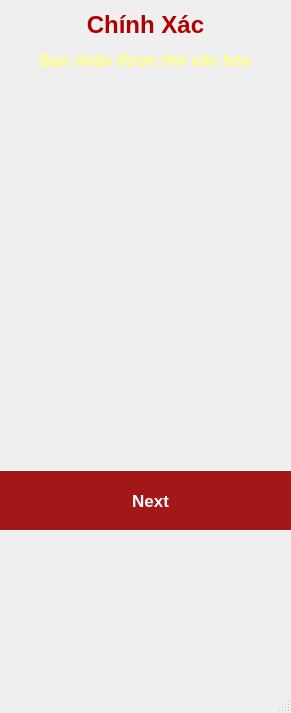
<?xml version="1.0" encoding="UTF-8"?>
<ui version="4.0">
 <class>MainWindow</class>
 <widget class="QMainWindow" name="MainWindow">
  <property name="geometry">
   <rect>
    <x>0</x>
    <y>0</y>
    <width>291</width>
    <height>713</height>
   </rect>
  </property>
  <property name="windowTitle">
   <string>MainWindow</string>
  </property>
  <widget class="QWidget" name="centralwidget">
   <widget class="QPushButton" name="pushButton_Next">
    <property name="geometry">
     <rect>
      <x>-10</x>
      <y>470</y>
      <width>321</width>
      <height>61</height>
     </rect>
    </property>
    <property name="font">
     <font>
      <pointsize>13</pointsize>
      <weight>75</weight>
      <bold>true</bold>
     </font>
    </property>
    <property name="mouseTracking">
     <bool>false</bool>
    </property>
    <property name="tabletTracking">
     <bool>false</bool>
    </property>
    <property name="styleSheet">
     <string notr="true">QPushButton {
	font-weight: bold;
    background-color: rgb(162, 23, 23);
    color: white;
    border: 1px solid white;
}

QPushButton:hover {
    background-color: #D62828;
    color: yellow;
}

QPushButton:pressed {
    background-color: #B02A2A;
}</string>
    </property>
    <property name="text">
     <string>Next</string>
    </property>
    <property name="iconSize">
     <size>
      <width>90</width>
      <height>90</height>
     </size>
    </property>
   </widget>
   <widget class="QLabel" name="label">
    <property name="geometry">
     <rect>
      <x>-10</x>
      <y>0</y>
      <width>311</width>
      <height>81</height>
     </rect>
    </property>
    <property name="text">
     <string>&lt;html&gt;&lt;head/&gt;&lt;body&gt;&lt;p align=&quot;center&quot;&gt;&lt;span style=&quot; font-size:18pt; font-weight:600; color:#af0000;&quot;&gt;Chính Xác&lt;/span&gt;&lt;/p&gt;&lt;p align=&quot;center&quot;&gt;&lt;span style=&quot; font-size:12pt; font-weight:600; color:#ffff7f;&quot;&gt;Bạn nhận được thẻ văn hóa&lt;/span&gt;&lt;/p&gt;&lt;/body&gt;&lt;/html&gt;</string>
    </property>
   </widget>
   <widget class="QWidget" name="verticalLayoutWidget">
    <property name="geometry">
     <rect>
      <x>-10</x>
      <y>90</y>
      <width>312</width>
      <height>382</height>
     </rect>
    </property>
    <layout class="QVBoxLayout" name="verticalLayout">
     <property name="rightMargin">
      <number>11</number>
     </property>
     <item>
      <widget class="QLabel" name="label_2">
       <property name="text">
        <string/>
       </property>
       <property name="pixmap">
        <pixmap>../images/cards/bai_dinh.png</pixmap>
       </property>
      </widget>
     </item>
    </layout>
   </widget>
  </widget>
  <widget class="QMenuBar" name="menubar">
   <property name="geometry">
    <rect>
     <x>0</x>
     <y>0</y>
     <width>291</width>
     <height>26</height>
    </rect>
   </property>
  </widget>
  <widget class="QStatusBar" name="statusbar"/>
 </widget>
 <resources/>
 <connections/>
</ui>
